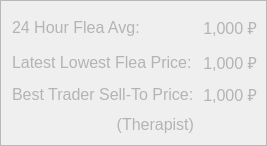
                  <widget class="QFrame" name="main_frame_deets">
                   <property name="maximumSize">
                    <size>
                     <width>16777215</width>
                     <height>127</height>
                    </size>
                   </property>
                   <property name="font">
                    <font>
                     <pointsize>12</pointsize>
                     <italic>false</italic>
                     <bold>false</bold>
                    </font>
                   </property>
                   <property name="styleSheet">
                    <string notr="true"/>
                   </property>
                   <property name="frameShape">
                    <enum>QFrame::StyledPanel</enum>
                   </property>
                   <property name="frameShadow">
                    <enum>QFrame::Raised</enum>
                   </property>
                   <layout class="QGridLayout" name="gridLayout">
                    <property name="rightMargin">
                     <number>9</number>
                    </property>
                    <property name="spacing">
                     <number>9</number>
                    </property>
                    <item row="0" column="1">
                     <widget class="QLabel" name="avg_flea_val">
                      <property name="minimumSize">
                       <size>
                        <width>0</width>
                        <height>30</height>
                       </size>
                      </property>
                      <property name="maximumSize">
                       <size>
                        <width>16777215</width>
                        <height>16777215</height>
                       </size>
                      </property>
                      <property name="font">
                       <font>
                        <pointsize>12</pointsize>
                        <italic>false</italic>
                        <bold>false</bold>
                        <underline>false</underline>
                       </font>
                      </property>
                      <property name="layoutDirection">
                       <enum>Qt::LeftToRight</enum>
                      </property>
                      <property name="styleSheet">
                       <string notr="true">color: rgb(180, 180, 180);</string>
                      </property>
                      <property name="text">
                       <string>1,000 ₽</string>
                      </property>
                      <property name="alignment">
                       <set>Qt::AlignRight|Qt::AlignTrailing|Qt::AlignVCenter</set>
                      </property>
                     </widget>
                    </item>
                    <item row="2" column="1">
                     <widget class="QLabel" name="best_trader_val">
                      <property name="font">
                       <font>
                        <pointsize>12</pointsize>
                        <italic>false</italic>
                        <bold>false</bold>
                       </font>
                      </property>
                      <property name="styleSheet">
                       <string notr="true">color: rgb(180, 180, 180)</string>
                      </property>
                      <property name="text">
                       <string>1,000 ₽</string>
                      </property>
                      <property name="alignment">
                       <set>Qt::AlignRight|Qt::AlignTrailing|Qt::AlignVCenter</set>
                      </property>
                     </widget>
                    </item>
                    <item row="3" column="0">
                     <widget class="QLabel" name="label">
                      <property name="font">
                       <font>
                        <pointsize>12</pointsize>
                        <italic>false</italic>
                        <bold>false</bold>
                       </font>
                      </property>
                      <property name="toolTip">
                       <string>Trader who buys item for the most.</string>
                      </property>
                      <property name="layoutDirection">
                       <enum>Qt::LeftToRight</enum>
                      </property>
                      <property name="styleSheet">
                       <string notr="true">color: rgb(180, 180, 180)</string>
                      </property>
                      <property name="text">
                       <string>(Therapist)</string>
                      </property>
                      <property name="alignment">
                       <set>Qt::AlignRight|Qt::AlignTrailing|Qt::AlignVCenter</set>
                      </property>
                     </widget>
                    </item>
                    <item row="1" column="1">
                     <widget class="QLabel" name="lowest_flea_val">
                      <property name="font">
                       <font>
                        <pointsize>12</pointsize>
                        <italic>false</italic>
                        <bold>false</bold>
                       </font>
                      </property>
                      <property name="styleSheet">
                       <string notr="true">color: rgb(180, 180, 180)</string>
                      </property>
                      <property name="text">
                       <string>1,000 ₽</string>
                      </property>
                      <property name="alignment">
                       <set>Qt::AlignRight|Qt::AlignTrailing|Qt::AlignVCenter</set>
                      </property>
                     </widget>
                    </item>
                    <item row="2" column="0">
                     <widget class="QLabel" name="trader_label">
                      <property name="font">
                       <font>
                        <pointsize>12</pointsize>
                        <italic>false</italic>
                        <bold>false</bold>
                       </font>
                      </property>
                      <property name="toolTip">
                       <string>Best price to sell to traders, and who buys it for the most.</string>
                      </property>
                      <property name="styleSheet">
                       <string notr="true">color: rgb(180, 180, 180)</string>
                      </property>
                      <property name="text">
                       <string>Best Trader Sell-To Price:</string>
                      </property>
                     </widget>
                    </item>
                    <item row="3" column="1">
                     <widget class="QLabel" name="label_2">
                      <property name="font">
                       <font>
                        <pointsize>12</pointsize>
                        <italic>false</italic>
                        <bold>false</bold>
                       </font>
                      </property>
                      <property name="styleSheet">
                       <string notr="true">color: rgb(180, 180, 180)</string>
                      </property>
                      <property name="text">
                       <string/>
                      </property>
                      <property name="alignment">
                       <set>Qt::AlignRight|Qt::AlignTrailing|Qt::AlignVCenter</set>
                      </property>
                     </widget>
                    </item>
                    <item row="1" column="0">
                     <widget class="QLabel" name="lowest_flea_label">
                      <property name="enabled">
                       <bool>true</bool>
                      </property>
                      <property name="font">
                       <font>
                        <pointsize>12</pointsize>
                        <italic>false</italic>
                        <bold>false</bold>
                       </font>
                      </property>
                      <property name="toolTip">
                       <string>The most recent lowest price for the item on the flea. 
Note that this may be slightly off as it only updates when the app is started or the DB is refreshed.</string>
                      </property>
                      <property name="styleSheet">
                       <string notr="true">color: rgb(180, 180, 180)</string>
                      </property>
                      <property name="text">
                       <string>Latest Lowest Flea Price:</string>
                      </property>
                     </widget>
                    </item>
                    <item row="0" column="0">
                     <widget class="QLabel" name="avg_flea_label">
                      <property name="minimumSize">
                       <size>
                        <width>0</width>
                        <height>30</height>
                       </size>
                      </property>
                      <property name="maximumSize">
                       <size>
                        <width>16777215</width>
                        <height>30</height>
                       </size>
                      </property>
                      <property name="font">
                       <font>
                        <pointsize>12</pointsize>
                        <italic>false</italic>
                        <bold>false</bold>
                       </font>
                      </property>
                      <property name="toolTip">
                       <string>Average price of item over the course of the last 24 hours.</string>
                      </property>
                      <property name="styleSheet">
                       <string notr="true">color: rgb(180, 180, 180);</string>
                      </property>
                      <property name="text">
                       <string>24 Hour Flea Avg:</string>
                      </property>
                     </widget>
                    </item>
                   </layout>
                  </widget>
